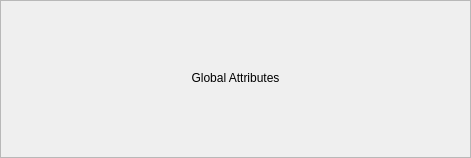
<?xml version="1.0" encoding="UTF-8"?>
<ui version="4.0">
 <class>Form</class>
 <widget class="QWidget" name="Form">
  <property name="geometry">
   <rect>
    <x>0</x>
    <y>0</y>
    <width>471</width>
    <height>158</height>
   </rect>
  </property>
  <property name="windowTitle">
   <string>Form</string>
  </property>
  <layout class="QVBoxLayout" name="verticalLayout_2">
   <property name="margin">
    <number>0</number>
   </property>
   <item>
    <widget class="QFrame" name="frame">
     <property name="frameShape">
      <enum>QFrame::StyledPanel</enum>
     </property>
     <property name="frameShadow">
      <enum>QFrame::Raised</enum>
     </property>
     <layout class="QVBoxLayout" name="verticalLayout_4">
      <property name="spacing">
       <number>3</number>
      </property>
      <property name="topMargin">
       <number>3</number>
      </property>
      <property name="bottomMargin">
       <number>6</number>
      </property>
      <item>
       <layout class="QVBoxLayout" name="verticalLayout" stretch="4">
        <item>
         <layout class="QVBoxLayout" name="verticalLayout_3">
          <item>
           <layout class="QHBoxLayout" name="horizontalLayout" stretch="0">
            <item>
             <widget class="QLabel" name="label">
              <property name="text">
               <string>Global Attributes</string>
              </property>
              <property name="alignment">
               <set>Qt::AlignCenter</set>
              </property>
             </widget>
            </item>
           </layout>
          </item>
          <item>
           <layout class="QVBoxLayout" name="attrTreeLayout"/>
          </item>
         </layout>
        </item>
       </layout>
      </item>
     </layout>
    </widget>
   </item>
  </layout>
 </widget>
 <resources/>
 <connections/>
</ui>
